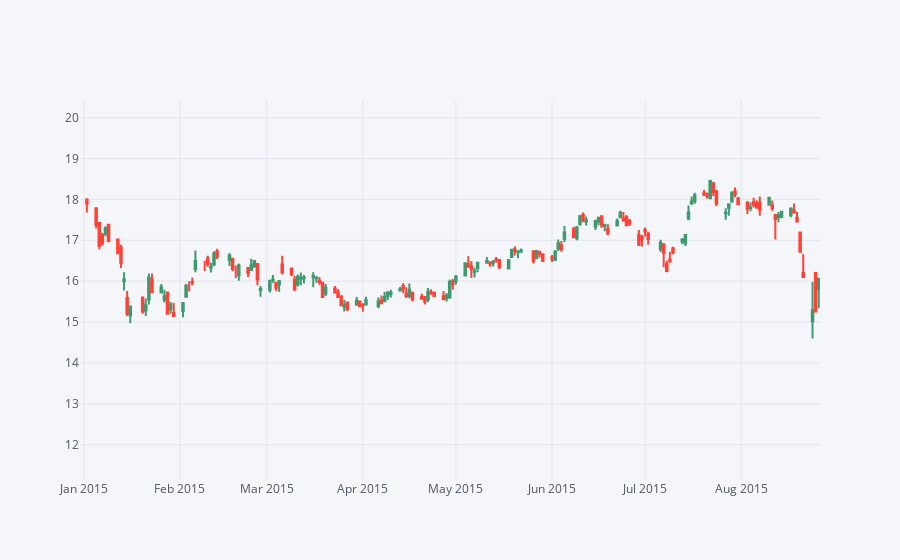

Source (notebook cell):
### Code cell
bac[['Open', 'High', 'Low', 'Close']]['2015-01-01':'2016-01-01'].iplot(kind='candle')

### Figure 1 — Plotly figure (JSON) as saved in the notebook; plotly's stock layout.template omitted (floating-point values rounded to 4 significant figures; data arrays with more than 128 entries replaced by an {"elided": "..."} marker saying what was removed)
{"data": [{"close": {"elided": "252 float values"}, "high": {"elided": "252 float values"}, "low": {"elided": "252 float values"}, "open": {"elided": "252 float values"}, "showlegend": false, "type": "candlestick", "x": {"elided": "252 str values"}, "yaxis": "y2"}], "layout": {"autosize": true, "legend": {"bgcolor": "#F5F6F9", "font": {"color": "#4D5663"}}, "paper_bgcolor": "#F5F6F9", "plot_bgcolor": "#F5F6F9", "title": {"font": {"color": "#4D5663"}}, "xaxis": {"autorange": false, "gridcolor": "#E1E5ED", "range": ["2014-12-30 18:57:52.2339", "2015-08-26 09:41:42.7139"], "rangeslider": {"visible": false, "yaxis2": {}}, "showgrid": true, "tickfont": {"color": "#4D5663"}, "title": {"font": {"color": "#4D5663"}, "text": ""}, "type": "date", "zerolinecolor": "#E1E5ED"}, "yaxis": {"gridcolor": "#E1E5ED", "showgrid": true, "showticklabels": false, "tickfont": {"color": "#4D5663"}, "title": {"font": {"color": "#4D5663"}, "text": ""}, "zerolinecolor": "#E1E5ED"}, "yaxis2": {"autorange": false, "gridcolor": "#E1E5ED", "range": [11.14, 20.43], "showgrid": true, "tickfont": {"color": "#4D5663"}, "title": {"font": {"color": "#4D5663"}, "text": ""}, "zerolinecolor": "#E1E5ED"}}}
